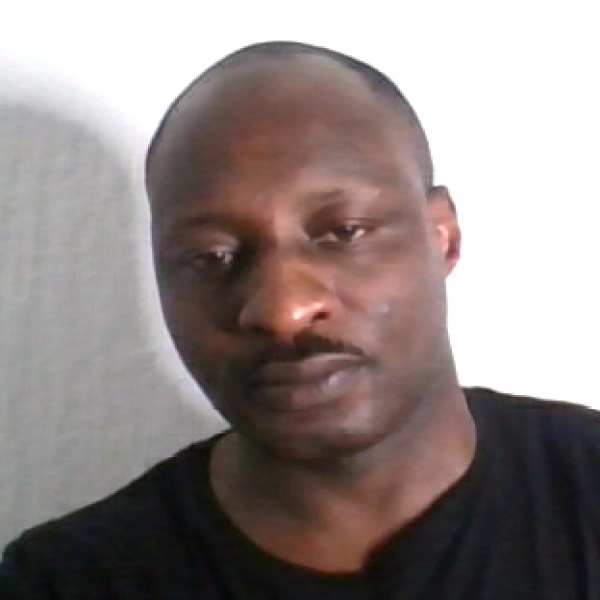
#> input picture saved_photos/passport_ready/passport_20260424_221218.jpg, 600 x 600 px
$ python -i visionai_passport.py   (imports and definitions only)   (older library calls are emulated)
#> lines starting #> are read from the running program, lines starting #| are printed output that depends on the picture
#> further down, picture is the input picture: shape (600, 600, 3); mean B, G, R 134.4, 136.2, 146.6
import cv2
import os
import numpy as np
from datetime import datetime


class PassportProcessor:
    def __init__(self):
        self.raw_dir = "saved_photos/raw"
        self.passport_dir = "saved_photos/passport_ready"

        os.makedirs(self.raw_dir, exist_ok=True)
        os.makedirs(self.passport_dir, exist_ok=True)

    # ------------------ UTILITIES ------------------

    # [22 lines left out: function crop_face, not called in this run]

    def resize_to_passport(self, image):
        return cv2.resize(image, (600, 600), interpolation=cv2.INTER_AREA)

    # [17 lines left out: functions is_blurry, save_raw_photo, save_passport_photo, not called in this run]

    # ------------------ IMAGE ENHANCEMENT ------------------

    def auto_enhance(self, image):
        lab = cv2.cvtColor(image, cv2.COLOR_BGR2LAB)
#> lab: shape (600, 600, 3); mean of channels 0, 1, 2 142.2, 132.1, 130.7
        l, a, b = cv2.split(lab)
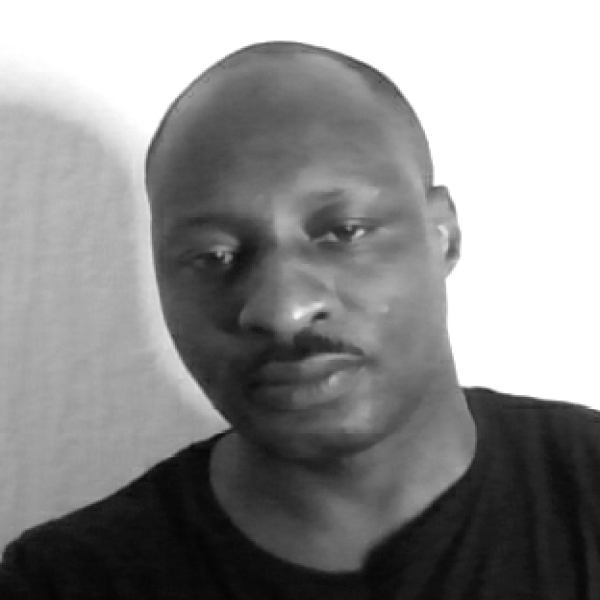
#> l: shape (600, 600); min 3, max 255, mean 142.2
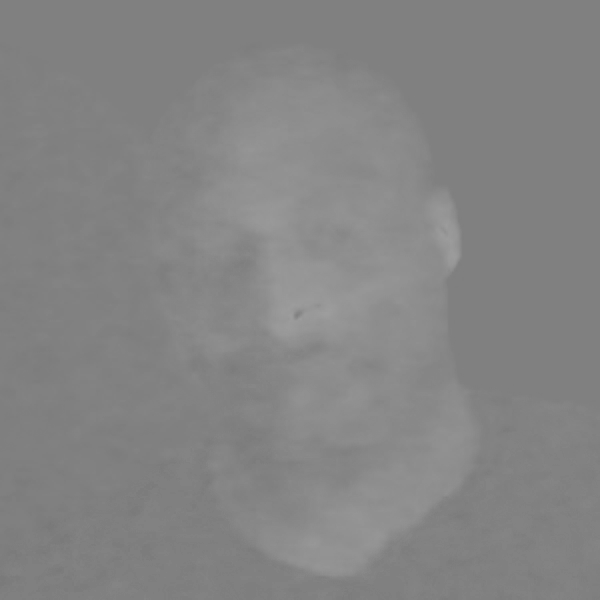
#> a: shape (600, 600); min 120, max 158, mean 132.1

        clahe = cv2.createCLAHE(clipLimit=2.0, tileGridSize=(8, 8))
        l = clahe.apply(l)
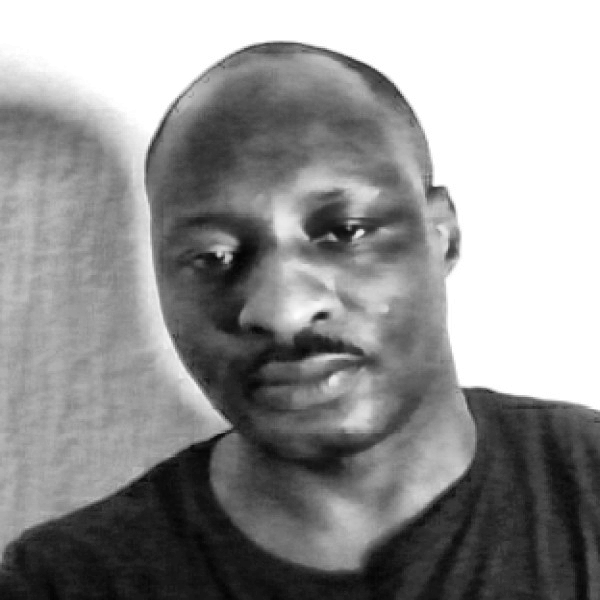
#> l: shape (600, 600); min 3, max 255, mean 147.2

        merged = cv2.merge((l, a, b))
#> merged: shape (600, 600, 3); mean of channels 0, 1, 2 147.2, 132.1, 130.7
        return cv2.cvtColor(merged, cv2.COLOR_LAB2BGR)
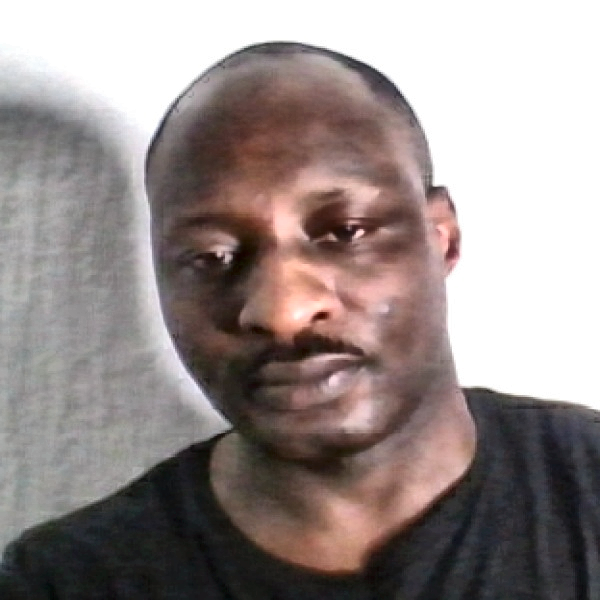
#> returned value: shape (600, 600, 3); mean B, G, R 138.8, 140.8, 151.4

    # [83 lines left out: functions align_by_eyes, center_on_canvas, process_passport, not called in this run]

'''
import cv2
import os
import numpy as np
from datetime import datetime


class PassportProcessor:
    def __init__(self):
        self.raw_dir = "saved_photos/raw"
        self.passport_dir = "saved_photos/passport_ready"
        os.makedirs(self.raw_dir, exist_ok=True)
        os.makedirs(self.passport_dir, exist_ok=True)

    # ------------------ BASIC UTILITIES ------------------

    def crop_face(self, frame, bbox, margin=60):
        x, y, w, h = bbox
        h_img, w_img = frame.shape[:2]

        x1 = max(0, x - margin)
        y1 = max(0, y - margin)
        x2 = min(w_img, x + w + margin)
        y2 = min(h_img, y + h + margin)

        return frame[y1:y2, x1:x2]

    def resize_to_passport(self, image):
        return cv2.resize(image, (600, 600), interpolation=cv2.INTER_AREA)

    def is_blurry(self, image, threshold=100.0):
        gray = cv2.cvtColor(image, cv2.COLOR_BGR2GRAY)
        variance = cv2.Laplacian(gray, cv2.CV_64F).var()
        return variance < threshold

    def save_raw_photo(self, image):
        timestamp = datetime.now().strftime("%Y%m%d_%H%M%S")
        path = os.path.join(self.raw_dir, f"raw_{timestamp}.jpg")
        cv2.imwrite(path, image)
        return path

    def save_passport_photo(self, image):
        timestamp = datetime.now().strftime("%Y%m%d_%H%M%S")
        path = os.path.join(self.passport_dir, f"passport_{timestamp}.jpg")
        cv2.imwrite(path, image)
        print(f"✅ Passport photo saved: {path}")
        return path

    # ------------------ IMAGE IMPROVEMENTS ------------------

    def auto_enhance(self, image):
        lab = cv2.cvtColor(image, cv2.COLOR_BGR2LAB)
        l, a, b = cv2.split(lab)

        clahe = cv2.createCLAHE(clipLimit=3.0, tileGridSize=(8, 8))
        l = clahe.apply(l)

        merged = cv2.merge((l, a, b))
        return cv2.cvtColor(merged, cv2.COLOR_LAB2BGR)

    def align_by_eyes(self, image, left_eye, right_eye):
        dx = right_eye[0] - left_eye[0]
        dy = right_eye[1] - left_eye[1]
        angle = np.degrees(np.arctan2(dy, dx))

        h, w = image.shape[:2]
        center = (w // 2, h // 2)

        rot_mat = cv2.getRotationMatrix2D(center, angle, 1.0)
        return cv2.warpAffine(image, rot_mat, (w, h), flags=cv2.INTER_CUBIC)

    def whiten_background(self, image):
        gray = cv2.cvtColor(image, cv2.COLOR_BGR2GRAY)
        _, mask = cv2.threshold(gray, 200, 255, cv2.THRESH_BINARY)

        mask_inv = cv2.bitwise_not(mask)

        white_bg = np.ones_like(image, dtype=np.uint8) * 255

        person = cv2.bitwise_and(image, image, mask=mask_inv)
        background = cv2.bitwise_and(white_bg, white_bg, mask=mask)

        return cv2.add(person, background)

    def center_on_canvas(self, face_img):
        canvas = np.ones((600, 600, 3), dtype=np.uint8) * 255

        h, w = face_img.shape[:2]
        scale = 420 / max(h, w)
        resized = cv2.resize(face_img, (int(w * scale), int(h * scale)))

        rh, rw = resized.shape[:2]
        x_offset = (600 - rw) // 2
        y_offset = (600 - rh) // 2

        canvas[y_offset:y_offset + rh, x_offset:x_offset + rw] = resized
        return canvas

    # ------------------ FULL PASSPORT PIPELINE ------------------

    def process_passport(self, frame, bbox, left_eye=None, right_eye=None):
        # Save original
        self.save_raw_photo(frame)

        # Crop
        face = self.crop_face(frame, bbox)

        # Blur rejection
        if self.is_blurry(face):
            print("❌ Image is blurry. Retake photo.")
            return None

        # Lighting correction
        enhanced = self.auto_enhance(face)

        # Eye alignment (if landmarks provided)
        if left_eye and right_eye:
            enhanced = self.align_by_eyes(enhanced, left_eye, right_eye)

        # Background whitening
        whitened = self.whiten_background(enhanced)

        # Proper centering
        centered = self.center_on_canvas(whitened)

        # Final resize safeguard
        passport_img = self.resize_to_passport(centered)

        # Save final
        return self.save_passport_photo(passport_img)
    '''

>>> import cv2
>>> picture = cv2.imread('saved_photos/passport_ready/passport_20260424_221218.jpg')
>>> result = PassportProcessor().auto_enhance(picture)

$ run again, on saved_photos/passport_ready/passport_20260424_221222.jpg
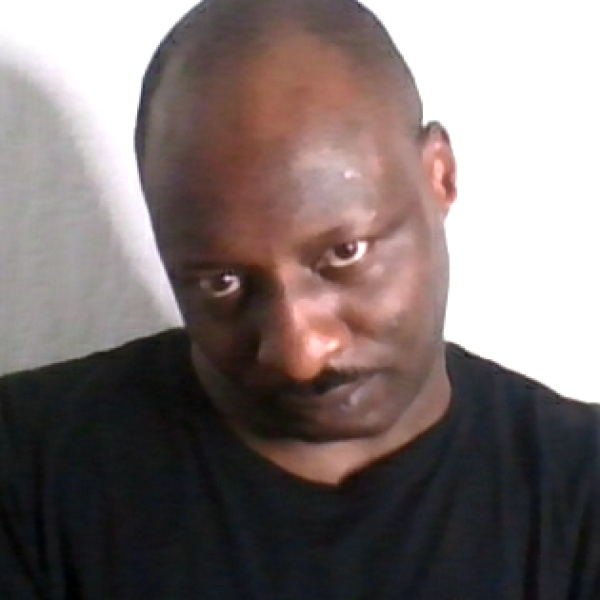
#> input picture saved_photos/passport_ready/passport_20260424_221222.jpg, 600 x 600 px
#> picture is the input picture: shape (600, 600, 3); mean B, G, R 113.7, 115, 126
#> lab: shape (600, 600, 3); mean of channels 0, 1, 2 120, 132.4, 130.4
#> in auto_enhance, `l, a, b = cv2.split(lab)`:
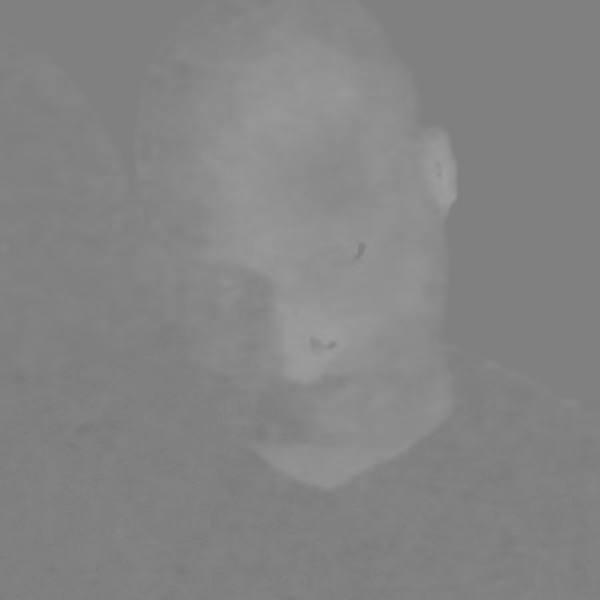
#> a: shape (600, 600); min 120, max 159, mean 132.4
#> merged: shape (600, 600, 3); mean of channels 0, 1, 2 125.5, 132.4, 130.4
#> in auto_enhance, `return cv2.cvtColor(merged, cv2.COLOR_LAB2BGR)`:
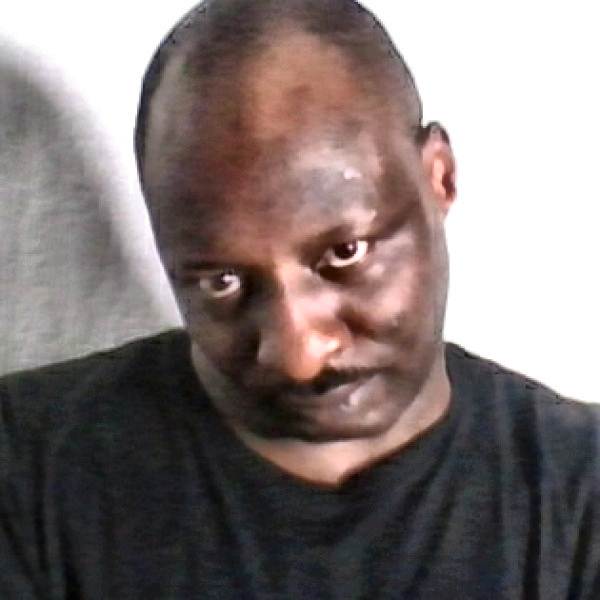
#> returned value: shape (600, 600, 3); mean B, G, R 118.1, 119.5, 130.5

$ run again, on saved_photos/passport_ready/passport_20260424_221240.jpg
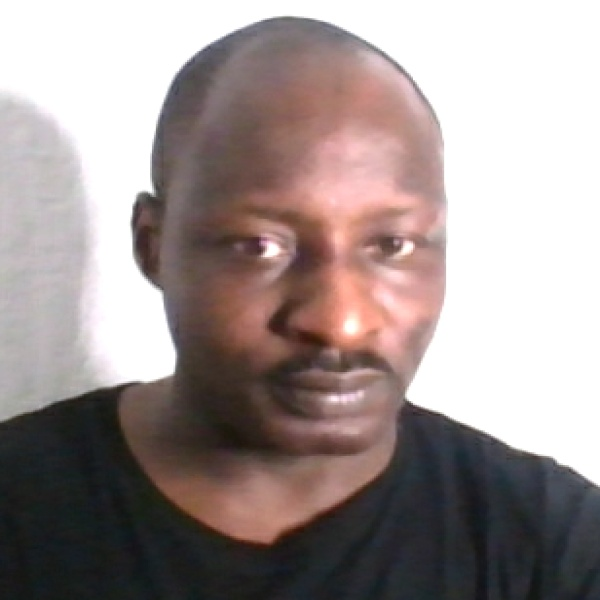
#> input picture saved_photos/passport_ready/passport_20260424_221240.jpg, 600 x 600 px
#> picture is the input picture: shape (600, 600, 3); mean B, G, R 145.2, 146.9, 158.8
#> lab: shape (600, 600, 3); mean of channels 0, 1, 2 152.9, 132.5, 130.8
#> in auto_enhance, `l = clahe.apply(l)`:
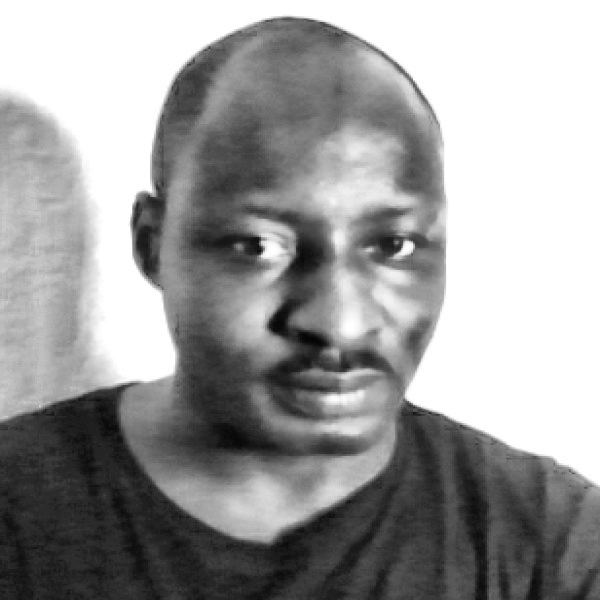
#> l: shape (600, 600); min 4, max 255, mean 156
#> merged: shape (600, 600, 3); mean of channels 0, 1, 2 156, 132.5, 130.8
#> in auto_enhance, `return cv2.cvtColor(merged, cv2.COLOR_LAB2BGR)`:
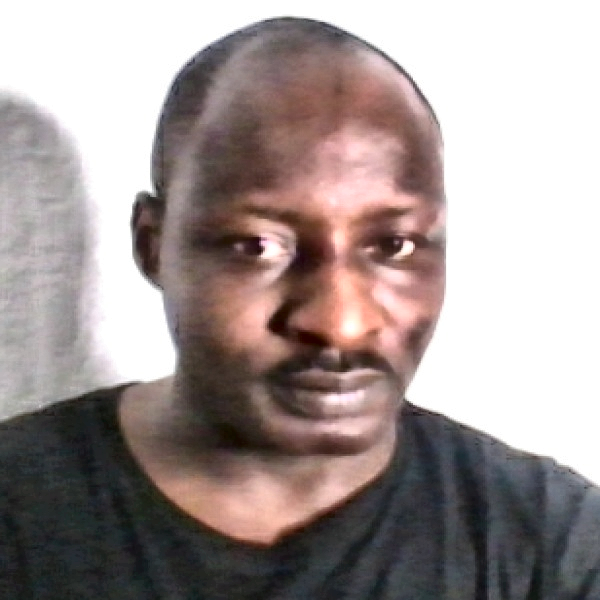
#> returned value: shape (600, 600, 3); mean B, G, R 147.9, 149.6, 161.3

$ run again, on saved_photos/passport_ready/passport_20260424_221251.jpg
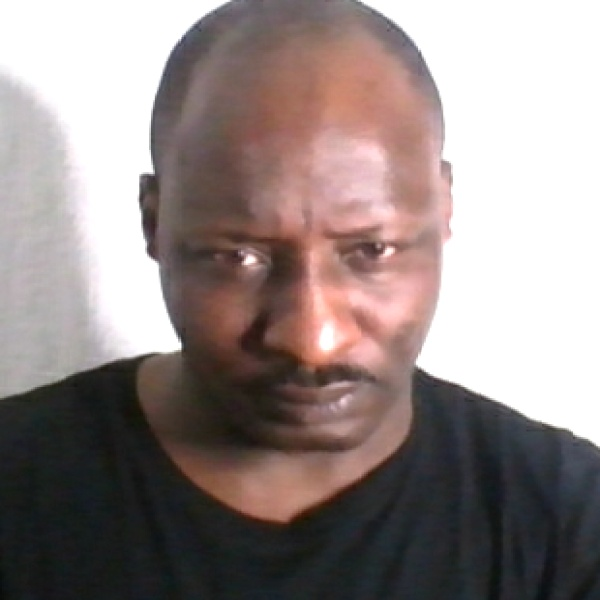
#> input picture saved_photos/passport_ready/passport_20260424_221251.jpg, 600 x 600 px
#> picture is the input picture: shape (600, 600, 3); mean B, G, R 133.7, 135.7, 147.7
#> lab: shape (600, 600, 3); mean of channels 0, 1, 2 141.6, 132.5, 131
#> in auto_enhance, `l, a, b = cv2.split(lab)`:
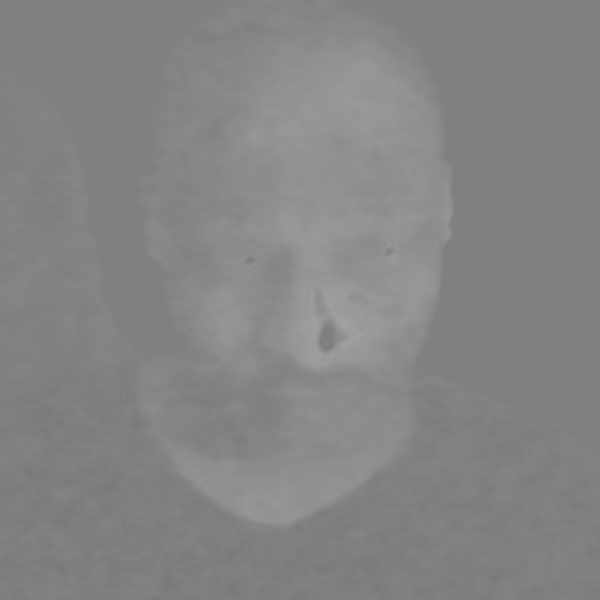
#> a: shape (600, 600); min 120, max 161, mean 132.5
#> merged: shape (600, 600, 3); mean of channels 0, 1, 2 145.3, 132.5, 131
#> in auto_enhance, `return cv2.cvtColor(merged, cv2.COLOR_LAB2BGR)`:
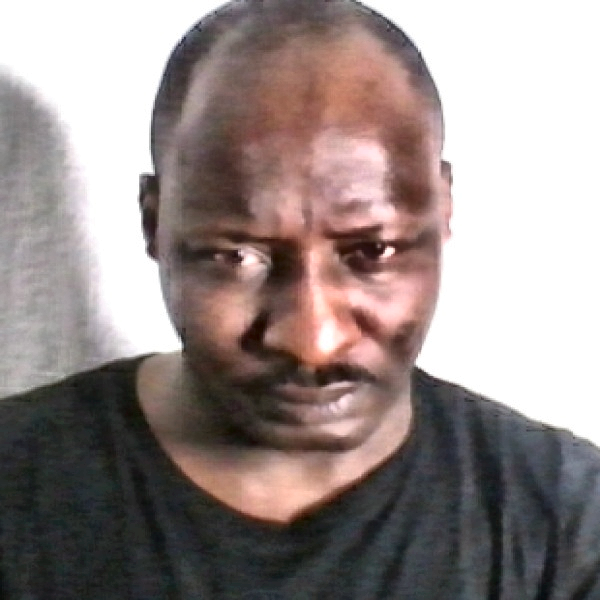
#> returned value: shape (600, 600, 3); mean B, G, R 136.6, 138.7, 150.5
